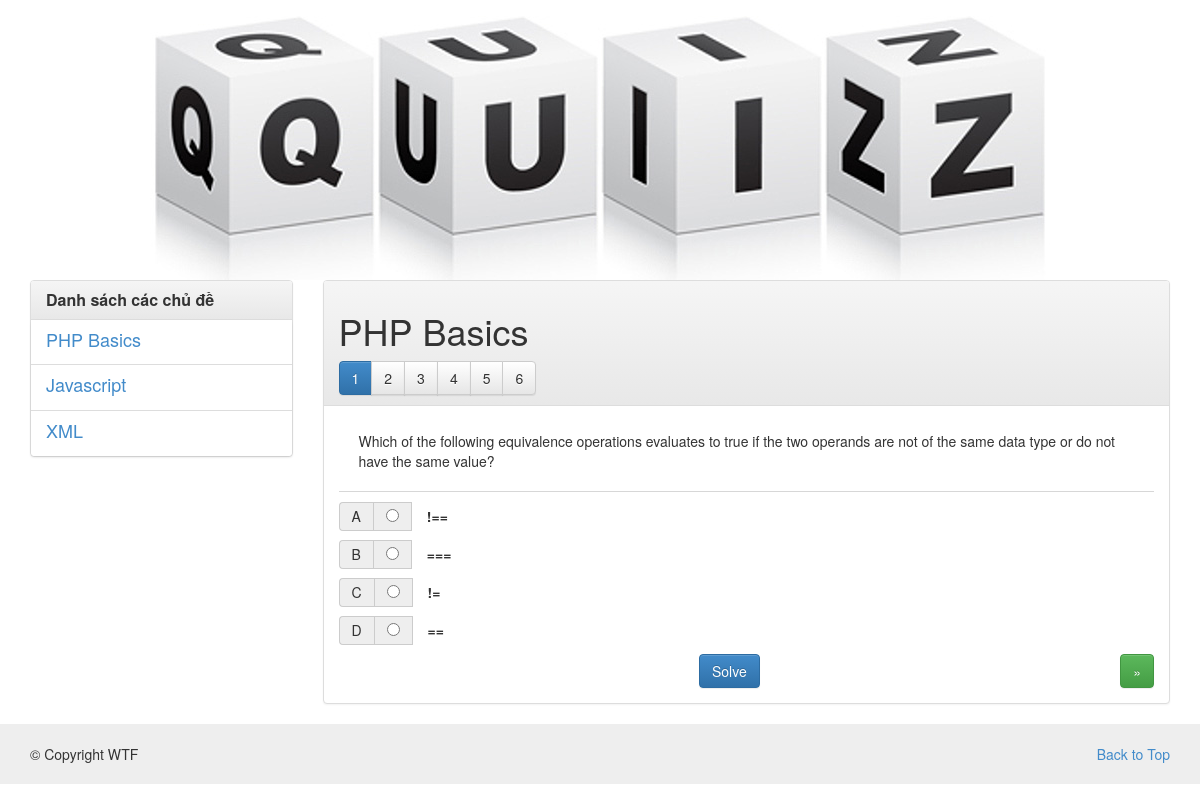
Page /quiz/question/php-basics/ on the committed database.
### tables this page shows
CREATE TABLE IF NOT EXISTS `subject` (
  `id` int(11) NOT NULL AUTO_INCREMENT,
  `name` varchar(100) NOT NULL,
  `public` tinyint(1) NOT NULL DEFAULT '0',
  `slug` varchar(100) NOT NULL,
  PRIMARY KEY (`id`),
  UNIQUE KEY `slug` (`slug`)
);

CREATE TABLE IF NOT EXISTS `question` (
  `id` int(11) NOT NULL AUTO_INCREMENT,
  `content` text NOT NULL,
  `type` int(1) NOT NULL,
  `subject_id` int(11) NOT NULL,
  `time` timestamp NOT NULL DEFAULT CURRENT_TIMESTAMP ON UPDATE CURRENT_TIMESTAMP,
  PRIMARY KEY (`id`),
  KEY `subject_id` (`subject_id`)
);

CREATE TABLE IF NOT EXISTS `answer` (
  `id` varchar(1) NOT NULL,
  `question_id` int(11) NOT NULL,
  `content` text NOT NULL,
  `isright` tinyint(1) NOT NULL,
  PRIMARY KEY (`id`,`question_id`),
  KEY `question_id` (`question_id`)
);

### app/controllers/quiz.php (called while the page is built, shortened)
<?php
class Quiz extends Controller{
	public function __construct(){
        $this->data['listsubject'] = $this->msubject->getPublic();
    }
    public function question($slug , $order = 1){
        $order = (int)$order;
        $this->data['subject'] = $this->msubject->getInfo($slug);
        if($this->data['subject'] != false){
            $this->data['subject']['slug'] = $slug;
            $detail = $this->mquestion->getByOrder($this->data['subject']['id'], $order);
        }
        $this->view('quiz/question');
    }
}

### index.php (called while the page is built, shortened)
<?php
include WEB_FOLDER.'common.php';
include WEB_FOLDER.'mysql.class.php';
include WEB_FOLDER.'MVC.php';
$link = isset($_GET['link']) ? $_GET['link'] : 'home';
$app = Controller::_router($link);

### mysql.class.php (called while the page is built, shortened)
<?php
class MySQL{
	private $conn;
	private $select;
	private $from;
	private $where;
	private $join;
	private $limit;
	private $order_by;
	private $group_by;
	private function __construct(){
		$this->conn = new mysqli(DB_HOST,DB_USER,DB_PASSWORD,DB_DATABASE) or die('cannot connect to database');
        $this->conn->set_charset('utf8');
	}
	private function reset(){
		$this->select='SELECT * ';
		$this->from='';
		$this->where='';
		$this->join='';
		$this->order_by='';
		$this->limit='';
		$this->group_by='';
	}
	private function notOperator($str){
		$arr = explode(' ',$str);
		return empty($arr[1]);
	}
	public function query($query){
		$this->result = $this->conn->query($query);
		return $this->result;
	}
	public function get($table='', $num='', $start=0){
		$query = $this->select;
		$query .= $this->from;
		$query .= $this->join;
		$query .= $this->where;
		$query .= $this->group_by;
		$query .= $this->order_by;
		$query .= $this->limit;
		return $this->query($query);
	}
	private function checkOrderBy(){
		if(empty($this->order_by)){
			$this->order_by = ' ORDER BY ';
		}else{
			$this->order_by .= ',';
		}
	}
	public function order_by($col, $type=''){
		$this->order_by .= $col;
	}
	public function limit($num, $start = 0){
		$this->limit = ' LIMIT '.$start.','.$num;
	}
	public function from($table){
		$this->from= ' FROM '.$table.' ';
	}
	public function join($table, $condition, $type=''){
		if($type===''){
			$this->join .= ' JOIN '.$table.' ON '.$condition;
		}else{
			$this->join .= ' '.$type.' JOIN '.$table.' ON '.$condition;
		}
	}
	public function select($cols='*'){
		$type = gettype($cols);
		switch($type){
			case 'string':
				$this->select = 'SELECT '.$cols;
				break;
		}
	}
	private function checkWhere($and_or){
		if(empty($this->where)){
			$this->where = ' WHERE ';
		}else{
			$this->where .= " $and_or ";
		}
	}
	private function where_z($and_or, $str , $value=''){
		if($value===''){
			$type = gettype($str);
			switch($type){
			case 'string':
				$this->where .= $str;
				break;
			case 'array':
				$this->where .= $this->arr2condition($str, $and_or);
				break;
			}
		}else{
			$this->where .=  $str.($this->notOperator($str) ? '=' : '' )."'$value'";
		}
	}
	public function group_by($cols){
		$type = gettype($cols);
		switch($type){
			case 'string':
				$this->group_by = ' GROUP BY '.$cols;
				break;
		}
	}
}

### app/models/msubject.php (called while the page is built, shortened)
<?php
class Msubject extends Model{
	private $table = 'subject';
    public function getPublic(){
        $cols = 'id, name, slug';
        $this->db->select($cols);
        $this->db->where('public', 1 );
        return $this->db->get($this->table);
    }
     public function getInfo($slug){
        $this->db->select('subject.id as id, COUNT(subject_id) as num , subject.name as name');
        $this->db->join('question','question.subject_id = subject.id');
        $this->db->group_by('subject_id');
        $this->db->where('subject.slug', $slug);
        $res = $this->db->get($this->table);
        if($res->num_rows > 0){
			return $this->db->fetch_assoc();
		}
        return false;
     }
}

### app/models/mquestion.php (called while the page is built, shortened)
<?php
class Mquestion extends Model{
	private $table = 'question';
    private function getAnswer($question_id){
        $cols = 'id, content, isright';
        $this->db->select($cols);
        $this->db->where('question_id', $question_id);
        $this->db->order_by('id');
        return $this->db->get('answer');
    }
    public function getByOrder($subject_id, $order){
        $order = $order - 1;
        $cols = 'id, content, type';
        $this->db->select($cols);
        $this->db->where('subject_id', $subject_id);
        $this->db->order_by('time');
        $this->db->limit(1 , $order);
		$row = $this->db->get($this->table);
        if($row->num_rows){
            $res['question'] = $this->db->fetch_assoc();
            $res['answer'] =  $this->getAnswer($res['question']['id']);
            return $res;
        }
        return false;
    }
}

### app/views/quiz/question.php (the view, shortened to what this page needs)
<?php $this->view('header') ?>
<?php $this->view('quiz/banner') ?>
<?php $this->view('quiz/sidebar') ?>
<?php
if(isset($question)){
$type = $question['type'] == '1' ? 'radio' : 'checkbox';  ?>
 <div class="panel panel-default">
    <div class="panel-heading">
        <h1><?= $subject['name'] ?></h1>
        <div class="btn-toolbar">
        <div class="btn-group">
        <?php
            for($i=1; $i<= $subject['num']; $i++){
            ?>
            <a href="<?= WEB_DOMAIN.'quiz/question/'.$subject['slug'].'/'.$i ?>/"
                    class="btn <?= ($order == $i ) ? 'btn-primary' : 'btn-default' ?>"><?= $i ?></a>
            <?php
            }
        ?>
        </div>
      </div>
    </div>
     <div class="panel-body">
       <p class="question"> <?= $question['content'] ?>  </p>
       <form method="post">
     <?php
        while($row = $answer->fetch_assoc()){
        ?>
       <div class="row">
         <label class="answrapper">
          <div class="col-lg-12">
            <div class="input-group pull-left">
               <span class="input-group-addon border"><?= $row['id'] ?> </span>
               <span class="input-group-addon">
                   <input type="<?= $type ?>" value="<?= $row['id'] ?>" name="ans[]" id="ans_<?= $row['id'] ?>">
               </span>
               <div class="answer"><?= $row['content'] ?>  </div>
           </div>
          </div>
          </label>
        </div>
        <?php
        }
     ?>
        <div class="text-center">
            <button id="solve" type="button" class="btn btn-primary"> Solve </button>
            <?php   if($order < $subject['num']){ ?>
               <a href="<?= WEB_DOMAIN.'quiz/question/'.$subject['slug'].'/'.($order + 1) ?>/"
                    class="btn btn-success pull-right">&raquo;</a>
            <?php  } ?>
       </div>
      </form>
     </div>
  </div>
  <?php } ?>
 <?php $this->view('quiz/foot') ?>

### app/views/header.php (shortened to what this page needs)
<!DOCTYPE html>
<html>
<head>
	<link rel="stylesheet" href="<?= WEB_DOMAIN ?>css/bootstrap.min.css"/>
	<link rel="stylesheet" href="<?= WEB_DOMAIN ?>css/bootstrap-theme.min.css"/>
	<link rel="stylesheet" href="<?= WEB_DOMAIN ?>css/style.css"/>
</head>
<body>

### MVC.php (shortened to what this page needs)
<?php if ( ! defined('APP_PATH')) exit('No direct script access allowed');
class Controller {
    protected $data=array();
    public static function _router($default){
		$request = isset($_GET['r']) ? $_GET['r'] : $default;
		$segments = explode('/',$request);
		$dir = APP_PATH.'controllers/';
		$dir = str_replace('//','/',$dir);
		$control = isset($segments[0]) ? $segments[0] : '';
		$action = isset($segments[1]) ? $segments[1] : 'index';
		$params = isset($segments[2]) ? array_slice($segments,2) : array();
		$_file = $dir . $control . '.php';
		if( file_exists($_file)){
            $controller = new $class();
            call_user_func_array(array($controller, $action), $params);
        } else {
            die('Error: Could not load request <b>' . $request . '</b>' );
        }
    }
	public function view($template){
        $_file = APP_PATH.'views/'.$template.'.php';
        if (file_exists($_file)) {
            extract($this->data);
            include($_file);
            $_content = ob_get_clean();
            echo $_content;
        } else {
            die('Error: Could not load template <b>' . $template . '</b>' );
        }
    }
}

### app/views/quiz/banner.php
<div id="quiz_banner" class="container text-center">
	<img src="<?= WEB_DOMAIN ?>img/quizbanner.jpg" alt="Quiz Banner"/>
</div>

### app/views/quiz/sidebar.php
<div class="container">
    <div class="row">
        <aside class="col-md-3">
        <div class="panel panel-default">
          <div class="panel-heading">
            <h3 class="panel-title"><strong>Danh sách các chủ đề</strong></h3>
          </div>
            <ul class="list-group">
            <?php
                while($row = $listsubject->fetch_assoc()){
                ?>
              <li class="list-group-item">
                <h4 class="list-group-item-heading">
                    <a href="<?= WEB_DOMAIN ?>quiz/question/<?= $row['slug'] ?>/"><?= $row['name'] ?></a>
                </h4>
              </li>
                <?php
                }
            ?>
            </ul>
        </div>
        </aside>
		<div class="col-md-9">

### app/views/quiz/foot.php
		</div>
    </div>
</div>
<?php $this->view('footer') ?>

### app/views/footer.php (shortened to what this page needs)
	<footer>
		<div class="container">
			<div class="pull-left">
				&copy; Copyright WTF
			</div>
			<div class="pull-right">
				<a href="#">Back to Top</a>
			</div>
		</div>
	</footer>
</body>
</html>

### css/style.css (style rules this page uses)
footer { background-color: #eee; padding: 20px 10px; }
#welcome img, #quiz_banner img { max-width: 100%; }
.question { padding: 10px 20px 20px; border-bottom: 1px solid #d7d7d7; }
.answer { line-height: 29px; margin-left: 15px; }

### rows in the picture
subject: name "PHP Basics"
subject: name "Javascript"
subject: name "XML"
question: content "Which of the following equivalence operations evaluates to true if the two operands are not of the same data type or do not have the same value?"
answer: id "A", content "!=="
answer: id "B", content "==="
answer: id "C", content "!="
answer: id "D", content "=="
